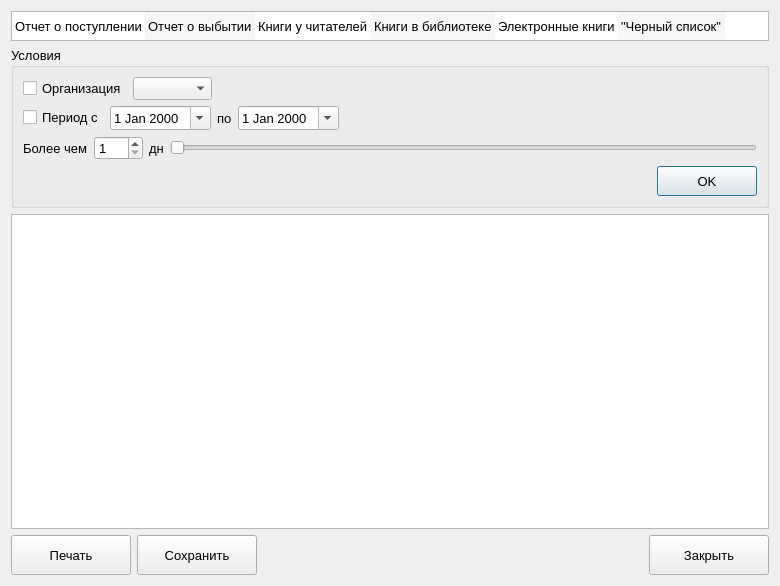
<?xml version="1.0" encoding="UTF-8"?>
<ui version="4.0">
 <class>reports</class>
 <widget class="QDialog" name="reports">
  <property name="geometry">
   <rect>
    <x>0</x>
    <y>0</y>
    <width>780</width>
    <height>586</height>
   </rect>
  </property>
  <property name="font">
   <font>
    <pointsize>10</pointsize>
   </font>
  </property>
  <property name="windowTitle">
   <string>Отчеты</string>
  </property>
  <layout class="QGridLayout" name="gridLayout_2">
   <item row="0" column="0">
    <layout class="QVBoxLayout" name="verticalLayout_2">
     <item>
      <widget class="QListWidget" name="listWidget">
       <property name="maximumSize">
        <size>
         <width>16777215</width>
         <height>30</height>
        </size>
       </property>
       <property name="editTriggers">
        <set>QAbstractItemView::NoEditTriggers</set>
       </property>
       <property name="alternatingRowColors">
        <bool>true</bool>
       </property>
       <property name="movement">
        <enum>QListView::Free</enum>
       </property>
       <property name="flow">
        <enum>QListView::LeftToRight</enum>
       </property>
       <property name="selectionRectVisible">
        <bool>true</bool>
       </property>
       <item>
        <property name="text">
         <string>Отчет о поступлении</string>
        </property>
       </item>
       <item>
        <property name="text">
         <string>Отчет о выбытии</string>
        </property>
       </item>
       <item>
        <property name="text">
         <string>Книги у читателей</string>
        </property>
       </item>
       <item>
        <property name="text">
         <string>Книги в библиотеке</string>
        </property>
       </item>
       <item>
        <property name="text">
         <string>Электронные книги</string>
        </property>
       </item>
       <item>
        <property name="text">
         <string>&quot;Черный список&quot;</string>
        </property>
       </item>
      </widget>
     </item>
     <item>
      <widget class="QGroupBox" name="groupBox_terms">
       <property name="minimumSize">
        <size>
         <width>0</width>
         <height>0</height>
        </size>
       </property>
       <property name="maximumSize">
        <size>
         <width>16777215</width>
         <height>16777215</height>
        </size>
       </property>
       <property name="title">
        <string>Условия</string>
       </property>
       <layout class="QGridLayout" name="gridLayout">
        <item row="0" column="0">
         <layout class="QVBoxLayout" name="verticalLayout">
          <item>
           <layout class="QHBoxLayout" name="horizontalLayout">
            <item>
             <widget class="QCheckBox" name="checkBox_org">
              <property name="text">
               <string>Организация</string>
              </property>
             </widget>
            </item>
            <item>
             <widget class="QComboBox" name="comboBox_org"/>
            </item>
            <item>
             <spacer name="horizontalSpacer">
              <property name="orientation">
               <enum>Qt::Horizontal</enum>
              </property>
              <property name="sizeHint" stdset="0">
               <size>
                <width>40</width>
                <height>20</height>
               </size>
              </property>
             </spacer>
            </item>
           </layout>
          </item>
          <item>
           <layout class="QHBoxLayout" name="horizontalLayout_2">
            <item>
             <widget class="QCheckBox" name="checkBox_period">
              <property name="text">
               <string>Период с</string>
              </property>
             </widget>
            </item>
            <item>
             <widget class="QDateEdit" name="dateEdit_form">
              <property name="calendarPopup">
               <bool>true</bool>
              </property>
             </widget>
            </item>
            <item>
             <widget class="QLabel" name="label_2">
              <property name="text">
               <string>по</string>
              </property>
             </widget>
            </item>
            <item>
             <widget class="QDateEdit" name="dateEdit_to">
              <property name="calendarPopup">
               <bool>true</bool>
              </property>
             </widget>
            </item>
            <item>
             <spacer name="horizontalSpacer_2">
              <property name="orientation">
               <enum>Qt::Horizontal</enum>
              </property>
              <property name="sizeHint" stdset="0">
               <size>
                <width>40</width>
                <height>20</height>
               </size>
              </property>
             </spacer>
            </item>
           </layout>
          </item>
          <item>
           <layout class="QHBoxLayout" name="horizontalLayout_3">
            <item>
             <widget class="QLabel" name="label_3">
              <property name="text">
               <string>Более чем</string>
              </property>
             </widget>
            </item>
            <item>
             <widget class="QSpinBox" name="spinBox_days">
              <property name="minimum">
               <number>1</number>
              </property>
              <property name="maximum">
               <number>150</number>
              </property>
             </widget>
            </item>
            <item>
             <widget class="QLabel" name="label_4">
              <property name="text">
               <string>дн</string>
              </property>
             </widget>
            </item>
            <item>
             <widget class="QSlider" name="horizontalSlider_days">
              <property name="minimum">
               <number>1</number>
              </property>
              <property name="maximum">
               <number>150</number>
              </property>
              <property name="value">
               <number>1</number>
              </property>
              <property name="orientation">
               <enum>Qt::Horizontal</enum>
              </property>
             </widget>
            </item>
           </layout>
          </item>
          <item>
           <layout class="QHBoxLayout" name="horizontalLayout_4">
            <item>
             <spacer name="horizontalSpacer_3">
              <property name="orientation">
               <enum>Qt::Horizontal</enum>
              </property>
              <property name="sizeHint" stdset="0">
               <size>
                <width>40</width>
                <height>20</height>
               </size>
              </property>
             </spacer>
            </item>
            <item>
             <widget class="QPushButton" name="pushButton_ok">
              <property name="minimumSize">
               <size>
                <width>100</width>
                <height>30</height>
               </size>
              </property>
              <property name="maximumSize">
               <size>
                <width>100</width>
                <height>30</height>
               </size>
              </property>
              <property name="text">
               <string>OK</string>
              </property>
             </widget>
            </item>
           </layout>
          </item>
         </layout>
        </item>
       </layout>
      </widget>
     </item>
     <item>
      <widget class="QTableWidget" name="tableWidget_result">
       <property name="sizePolicy">
        <sizepolicy hsizetype="Expanding" vsizetype="Expanding">
         <horstretch>0</horstretch>
         <verstretch>0</verstretch>
        </sizepolicy>
       </property>
       <property name="editTriggers">
        <set>QAbstractItemView::NoEditTriggers</set>
       </property>
       <property name="alternatingRowColors">
        <bool>true</bool>
       </property>
       <property name="selectionMode">
        <enum>QAbstractItemView::SingleSelection</enum>
       </property>
       <property name="selectionBehavior">
        <enum>QAbstractItemView::SelectRows</enum>
       </property>
       <property name="sortingEnabled">
        <bool>true</bool>
       </property>
       <attribute name="verticalHeaderDefaultSectionSize">
        <number>23</number>
       </attribute>
      </widget>
     </item>
     <item>
      <layout class="QHBoxLayout" name="horizontalLayout_5">
       <item>
        <widget class="QPushButton" name="pushButton_print">
         <property name="minimumSize">
          <size>
           <width>120</width>
           <height>40</height>
          </size>
         </property>
         <property name="maximumSize">
          <size>
           <width>120</width>
           <height>40</height>
          </size>
         </property>
         <property name="text">
          <string>Печать</string>
         </property>
        </widget>
       </item>
       <item>
        <widget class="QPushButton" name="pushButton_save">
         <property name="minimumSize">
          <size>
           <width>120</width>
           <height>40</height>
          </size>
         </property>
         <property name="maximumSize">
          <size>
           <width>120</width>
           <height>40</height>
          </size>
         </property>
         <property name="text">
          <string>Сохранить</string>
         </property>
        </widget>
       </item>
       <item>
        <spacer name="horizontalSpacer_4">
         <property name="orientation">
          <enum>Qt::Horizontal</enum>
         </property>
         <property name="sizeHint" stdset="0">
          <size>
           <width>40</width>
           <height>20</height>
          </size>
         </property>
        </spacer>
       </item>
       <item>
        <widget class="QPushButton" name="pushButton_close">
         <property name="minimumSize">
          <size>
           <width>120</width>
           <height>40</height>
          </size>
         </property>
         <property name="maximumSize">
          <size>
           <width>120</width>
           <height>40</height>
          </size>
         </property>
         <property name="text">
          <string>Закрыть</string>
         </property>
        </widget>
       </item>
      </layout>
     </item>
    </layout>
   </item>
  </layout>
 </widget>
 <resources/>
 <connections/>
</ui>
